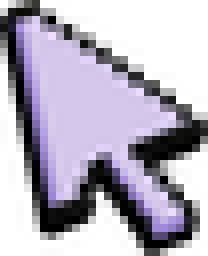
#> input picture assets/cursor.png, 26 x 32 px (shown 8 times larger)
$ python build.py ../../assets/cursor.png
#> lines starting #> are read from the running program, lines starting #| are printed output that depends on the picture
"""Cut sylvy's pixel arrow out of its white background and save cursor PNGs.

    python3 build.py cursor-source.png

Writes ../../assets/cursor.png (32px tall) and cursor@2x.png (64px tall),
plus the hotspot (the arrow tip) for css/cursor.css and js/cursor.js.
"""
import sys
from collections import deque
from pathlib import Path

from PIL import Image

src = Image.open(sys.argv[1]).convert("RGB")
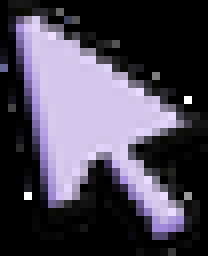
#> src: PIL image 26x32 RGB (shown 8 times larger); mean R, G, B 74.7, 69.5, 84.3
W, H = src.size
#> W = 26; H = 32
px = src.load()

# 1. flood-fill the white background from the edges
bg = bytearray(W * H)
q = deque()
for x in range(W):
    q.extend([(x, 0), (x, H - 1)])
for y in range(H):
    q.extend([(0, y), (W - 1, y)])
while q:
    x, y = q.popleft()
    if not (0 <= x < W and 0 <= y < H) or bg[y * W + x]:
        continue
    if min(px[x, y]) < 235:
        continue
    bg[y * W + x] = 1
    q.extend([(x + 1, y), (x - 1, y), (x, y + 1), (x, y - 1)])

# 2. background -> clear; grey anti-aliased pixels next to it are black ink
#    blended over white, so turn their lightness into transparency
out = Image.new("RGBA", (W, H))
#> out: PIL image 26x32 RGBA; every value is 0
o = out.load()
for y in range(H):
    for x in range(W):
        if bg[y * W + x]:
            o[x, y] = (0, 0, 0, 0)
            continue
        r, g, b = px[x, y]
        near_bg = any(
            0 <= x + dx < W and 0 <= y + dy < H and bg[(y + dy) * W + x + dx]
            for dx, dy in ((2, 0), (-2, 0), (0, 2), (0, -2))
        )
        if near_bg and max(r, g, b) - min(r, g, b) < 24:
            o[x, y] = (17, 17, 17, 255 - min(r, g, b))
        else:
            o[x, y] = (r, g, b, 255)

box = out.getbbox()
#> box = (0, 0, 26, 32)
out = out.crop(box)
print("cropped", box, out.size)
#| cropped (0, 0, 26, 32) (26, 32)

# the arrow tip: the top-most, then left-most opaque pixel of the shape
a = out.getchannel("A").load()
tip = None
for y in range(out.height):
    xs = [x for x in range(out.width) if a[x, y] > 128]
    if xs:
        tip = (xs[0], y)
        break
#> this loop made 1 pass
#> tip on pass 1: (0, 0)

assets = Path(__file__).resolve().parents[2] / "assets"
for name, h in (("cursor.png", 32), ("cursor@2x.png", 64)):
    w = round(out.width * h / out.height)
    # resize in premultiplied alpha so the edges don't pick up a white fringe
    small = out.convert("RGBa").resize((w, h), Image.LANCZOS).convert("RGBA")
    small.save(assets / name, optimize=True)
    print(name, small.size, "hotspot", round(tip[0] * h / out.height), round(tip[1] * h / out.height))
#> this loop made 2 passes
#| cursor.png (26, 32) hotspot 0 0
#| cursor@2x.png (52, 64) hotspot 0 0
#> pass 2, `small = out.convert("RGBa").resize((w, h), Image.LANCZOS).convert("RGB..`:
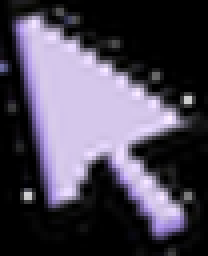
#> small: PIL image 52x64 RGBA (shown 4 times larger); mean R, G, B, A 75.4, 70.2, 85.1, 255

$ run again, with tools/cursor/cursor-source.png copied over assets/cursor.png
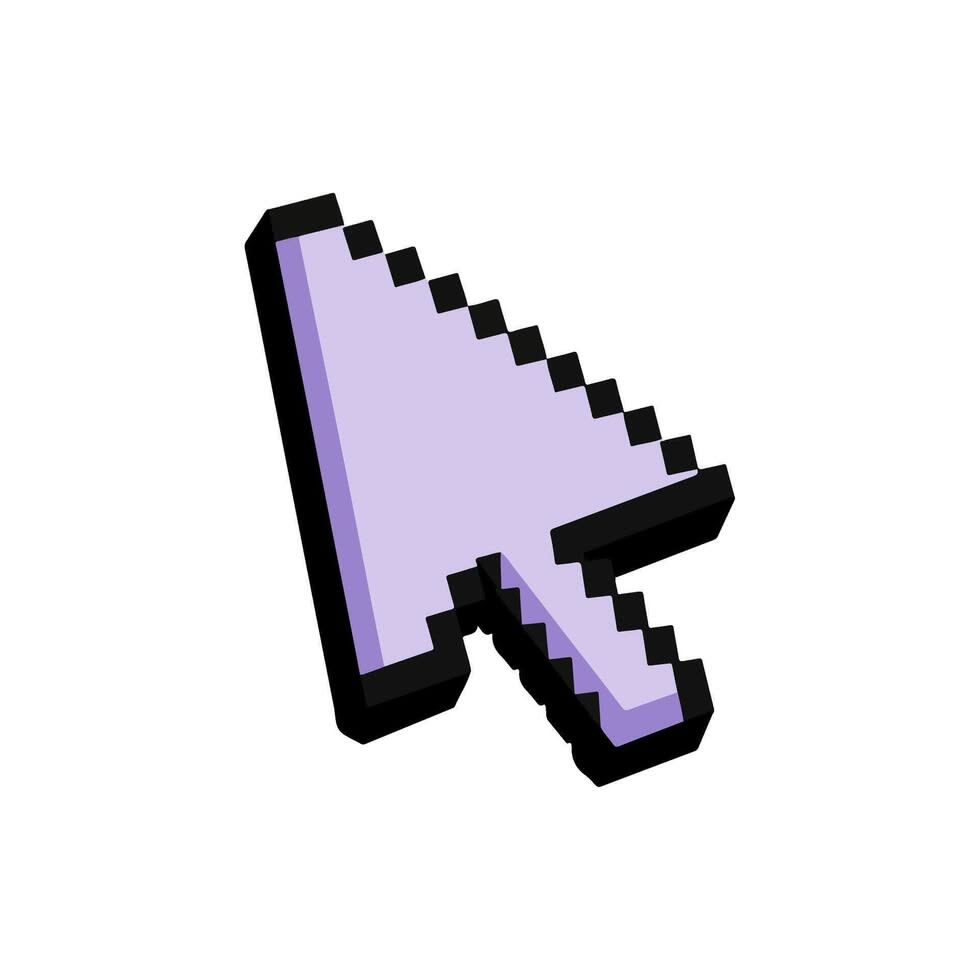
#> input picture tools/cursor/cursor-source.png, 980 x 980 px
#> src is the input picture: PIL image 980x980 RGB; mean R, G, B 232.1, 230.5, 235
#> box = (244, 192, 736, 788)
#> `out = out.crop(box)`:
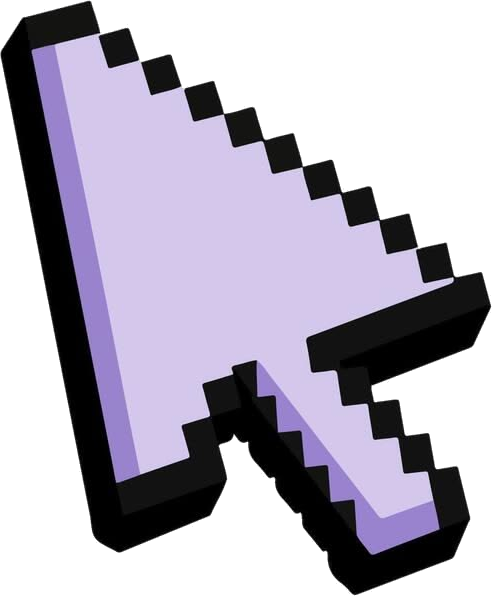
#> out: PIL image 492x596 RGBA; mean R, G, B, A 71.7, 66.6, 81.1, 146.4; transparent parts drawn white
#| cropped (244, 192, 736, 788) (492, 596)
#> the loop `for y in range(out.height):` made 2 passes
#> (xs, tip) on pass 2: ([86, 87, 88, 89, 90], (86, 1))
#> the loop `for name, h in (("cursor.png", 32), ("cursor@2x.png", 64)):` made 2 passes
#| cursor.png (26, 32) hotspot 5 0
#| cursor@2x.png (53, 64) hotspot 9 0
#> pass 2, `small = out.convert("RGBa").resize((w, h), Image.LANCZOS).convert("RGB..`:
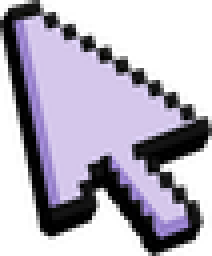
#> small: PIL image 53x64 RGBA (shown 4 times larger); mean R, G, B, A 72.7, 67.6, 82.1, 146.4; transparent parts drawn white

$ run again, with assets/portrait-1.png copied over assets/cursor.png
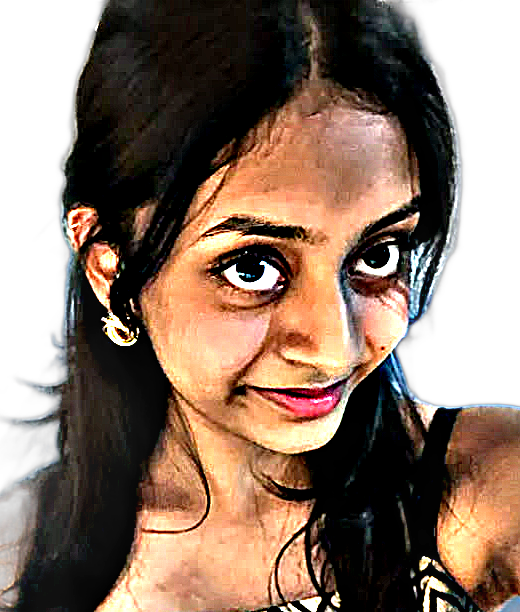
#> input picture assets/portrait-1.png, 520 x 612 px
#> `src = Image.open(sys.argv[1]).convert("RGB")`:
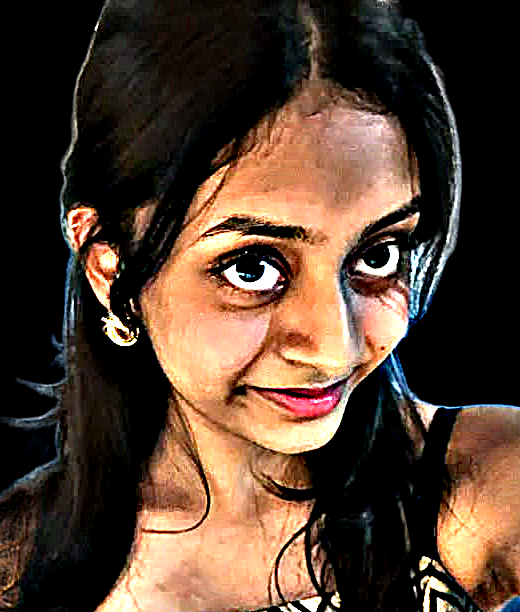
#> src: PIL image 520x612 RGB; mean R, G, B 85, 63.1, 48.1
#> box = (0, 0, 520, 612)
#| cropped (0, 0, 520, 612) (520, 612)
#> the loop `for y in range(out.height):` made 1 pass
#> tip on pass 1: (0, 0)
#> the loop `for name, h in (("cursor.png", 32), ("cursor@2x.png", 64)):` made 2 passes
#| cursor.png (27, 32) hotspot 0 0
#| cursor@2x.png (54, 64) hotspot 0 0
#> pass 2, `small = out.convert("RGBa").resize((w, h), Image.LANCZOS).convert("RGB..`:
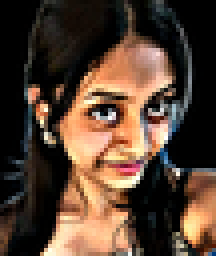
#> small: PIL image 54x64 RGBA (shown 4 times larger); mean R, G, B, A 84.9, 63.3, 48.3, 254.5; transparent parts drawn white
